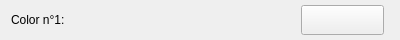
<?xml version="1.0" encoding="UTF-8"?>
<ui version="4.0">
 <class>Form</class>
 <widget class="QWidget" name="Form">
  <property name="geometry">
   <rect>
    <x>0</x>
    <y>0</y>
    <width>400</width>
    <height>40</height>
   </rect>
  </property>
  <property name="windowTitle">
   <string>Form</string>
  </property>
  <layout class="QHBoxLayout" name="horizontalLayout" stretch="3,1">
   <property name="spacing">
    <number>6</number>
   </property>
   <property name="topMargin">
    <number>0</number>
   </property>
   <property name="bottomMargin">
    <number>0</number>
   </property>
   <item>
    <widget class="QLabel" name="label">
     <property name="text">
      <string>Color n°1:</string>
     </property>
     <property name="wordWrap">
      <bool>true</bool>
     </property>
    </widget>
   </item>
   <item>
    <widget class="QPushButton" name="pushButton">
     <property name="sizePolicy">
      <sizepolicy hsizetype="Minimum" vsizetype="Minimum">
       <horstretch>0</horstretch>
       <verstretch>0</verstretch>
      </sizepolicy>
     </property>
     <property name="autoFillBackground">
      <bool>false</bool>
     </property>
     <property name="styleSheet">
      <string notr="true">margin: 5px;</string>
     </property>
     <property name="text">
      <string/>
     </property>
     <property name="flat">
      <bool>false</bool>
     </property>
    </widget>
   </item>
  </layout>
 </widget>
 <resources/>
 <connections/>
</ui>
